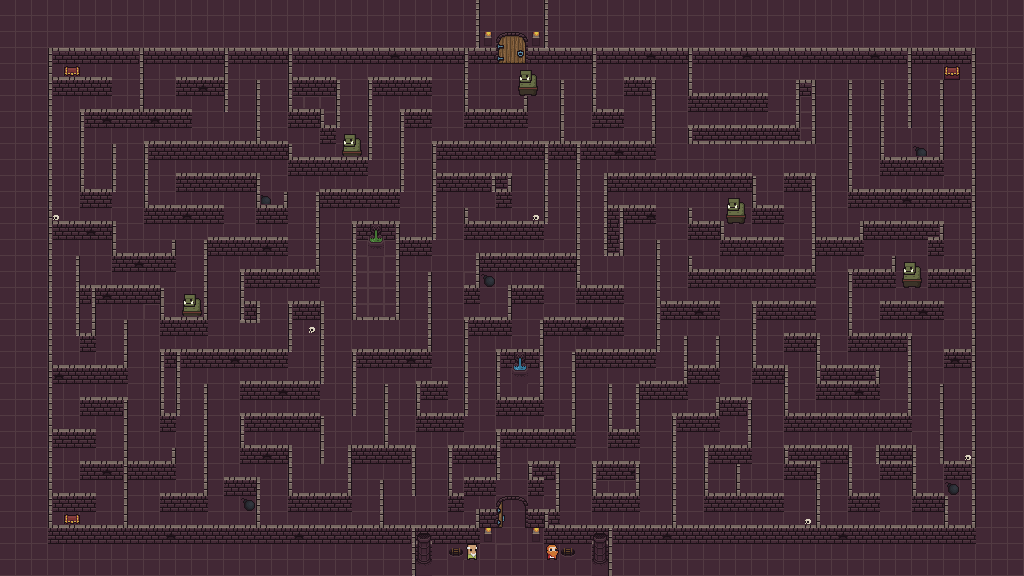

A level layout from a 2D game, rendered from its tile map. Below: a short description, then the map file with tile-grid data replaced by summaries:
An orthogonal 64x36 tile map with 16x16 px tiles, 3 tile layers (Ground, objects, Walls) and 4 objects (lambi1).

<map version="1.9" tiledversion="1.9.2" orientation="orthogonal" renderorder="right-down" width="64" height="36" tilewidth="16" tileheight="16" infinite="0" nextlayerid="5" nextobjectid="14">
 <tileset firstgid="1" name="main_tileset" tilewidth="16" tileheight="16" tilecount="512" columns="32">
  <image source="0x72_16x16DungeonTileset.v5/0x72_16x16DungeonTileset.v5.png" width="512" height="256" />
  <tile id="82">
   <objectgroup draworder="index" id="2">
    <object id="1" name="lambi1" x="0.181818" y="8.88178e-16" width="4.63636" height="15.8182" />
   </objectgroup>
  </tile>
 </tileset>
 <layer id="1" name="Ground" width="64" height="36">
  <data>[2304 cells, 2304 non-empty, 6 distinct tile ids]</data>
 </layer>
 <layer id="3" name="objects" width="64" height="36">
  <data>[2304 cells, 43 non-empty, 14 distinct tile ids]</data>
 </layer>
 <objectgroup id="4" name="kovad_seinad">
  <object id="7" x="52.7273" y="429.273" width="43.4545" height="2.90909" />
  <object id="9" x="49" y="48.4924" width="3.63636" height="480.258" />
  <object id="12" x="53.2614" y="525.074" width="426.114" height="3.04545" />
 </objectgroup>
 <layer id="2" name="Walls" width="64" height="36">
  <data>[2304 cells, 871 non-empty, 21 distinct tile ids]</data>
 </layer>
</map>
